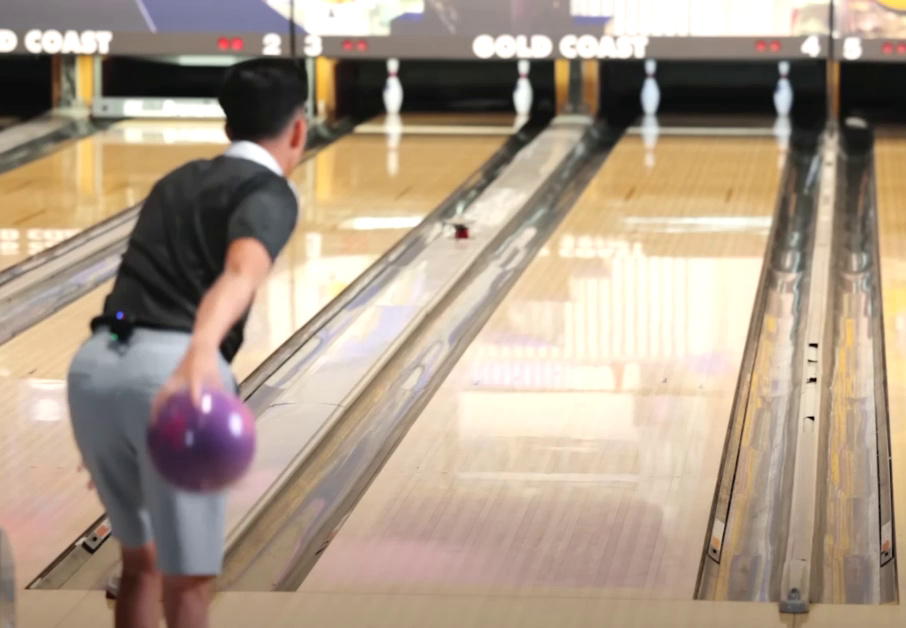
#> input picture frame 10 of data/Recording_1.mp4, 906 x 628 px, given in place of Recording_3_normal_speed.mp4, which was not available
$ jupyter execute lane_detection_test_bottom.ipynb   (text cells are left out)
#> lines starting #> are read from the running program, lines starting #| are printed output that depends on the picture; after the words box and inside, x2 and y2 are one past the last pixel; in counts of white or black regions, pixels touching at a corner belong together; pictures that were not available may be replaced by others from this repository, and a replacement may not be noted
[cell 1]
import cv2
from pathlib import Path
import numpy as np
from matplotlib import pyplot as plt
import math

[cell 2]
# Define the relative path to the video file
notebook_dir = Path().resolve()
project_root = notebook_dir.parent.parent
video_path = project_root / "data" / "recording_3" / "Recording_3_normal_speed.mp4"
video_path = str(video_path)

# Load the video
cap = cv2.VideoCapture(video_path)

# Check
print(
    f"Opened: {cap.isOpened()}, FPS: {cap.get(cv2.CAP_PROP_FPS)}, Total Frames: {cap.get(cv2.CAP_PROP_FRAME_COUNT)}"
)

[cell 3]
# Set frame position
cap.set(cv2.CAP_PROP_POS_FRAMES, 10)
ret, image_color = cap.read()
#> image_color is the input picture: shape (628, 906, 3); mean B, G, R 136.4, 154.4, 171.8
if not ret:
    print("Failed to read the frame")
    cap.release()
    exit()

# grayscale
image = cv2.cvtColor(image_color, cv2.COLOR_BGR2GRAY)
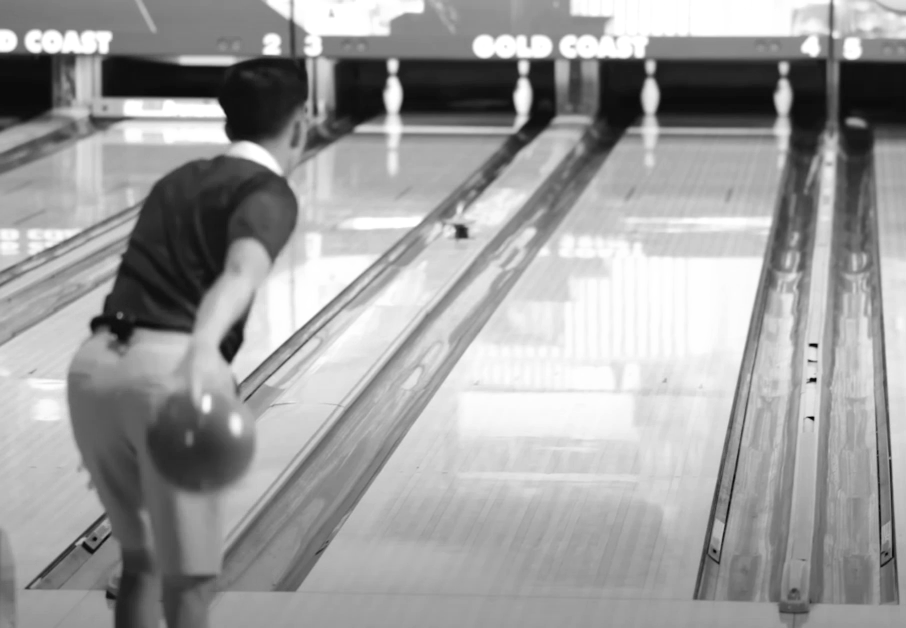
#> image: shape (628, 906); min 3, max 255, mean 157.5

# Show the image
plt.imshow(image, cmap="gray")
plt.title("Frame 100")
plt.xticks([]), plt.yticks([])
plt.show()

[cell 4]
limit_y = math.floor(3 / 4 * image.shape[0])
#> limit_y = 471
bottom_image = image[limit_y : image.shape[0], 0 : image.shape[1]]
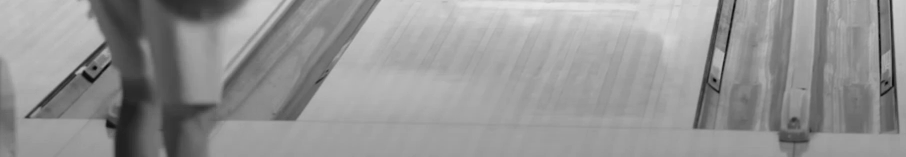
#> bottom_image: shape (157, 906); min 5, max 231, mean 148.4
plt.imshow(bottom_image, cmap="gray")

[cell 5]
# Compute Otsu's threshold
otsu_thresh, _ = cv2.threshold(
    bottom_image, 0, 255, cv2.THRESH_BINARY + cv2.THRESH_OTSU
)
#> otsu_thresh = 132

# Set lower and upper thresholds relative to Otsu's threshold
lower = 0.5 * otsu_thresh
#> lower = 66
upper = 1.5 * otsu_thresh
#> upper = 198

edges = cv2.Canny(bottom_image, lower, upper)
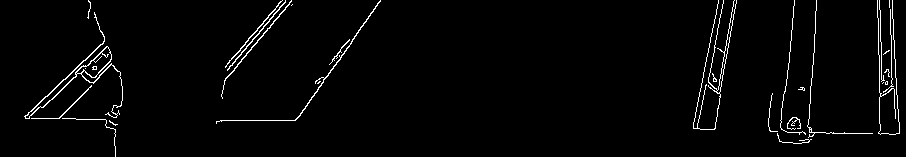
#> edges: shape (157, 906); 2.3% white in thin lines or dots

plt.imshow(edges, cmap="gray")
plt.title("Canny Edges")

[cell 6]
# Display the original image and the edge-detected image
plt.subplot(121), plt.imshow(bottom_image, cmap="gray")
plt.title("Original Image"), plt.xticks([]), plt.yticks([])
plt.subplot(122), plt.imshow(edges, cmap="gray")
plt.title("Edge Image"), plt.xticks([]), plt.yticks([])

plt.show()
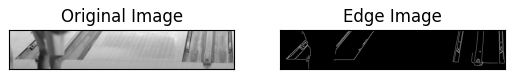
#> figure drawn by matplotlib, 2 panels

[cell 7]
# Use Hough Line Transform to detect lines in the edge-detected image
lines = cv2.HoughLines(edges, 1, np.pi / 180, 125)
#> lines = [[311, 0.611]]
lines_image_bottom = bottom_image.copy()
# Draw the lines on the original image
if lines is not None:
    for rho, theta in lines[:, 0]:
        a = np.cos(theta)
        b = np.sin(theta)
        x0 = a * rho
        y0 = b * rho
        x1 = int(x0 + 1000 * (-b))
        y1 = int(y0 + 1000 * (a))
        x2 = int(x0 - 1000 * (-b))
        y2 = int(y0 - 1000 * (a))
        cv2.line(lines_image_bottom, (x1, y1), (x2, y2), (255, 0, 0), 2)
#> this loop made 1 pass
#> (rho, theta, a, b, x0, y0, x1, y1) on pass 1: (311, 0.611, 0.819, 0.574, 254.8, 178.4, -318, 997)
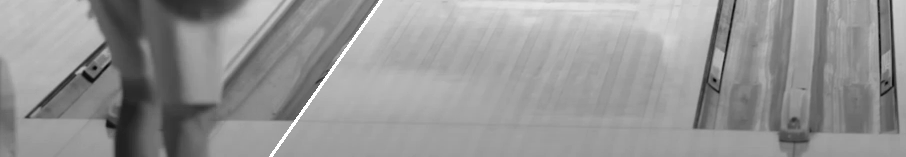
#> lines_image_bottom: shape (157, 906); 0.45% of pixels changed, all inside (x1, y1, x2, y2) = (269, 0, 383, 157)

# Display the original image with detected lines
plt.subplot(121), plt.imshow(lines_image_bottom, cmap="gray")
plt.title("Original Image with Lines"), plt.xticks([]), plt.yticks([])
plt.subplot(122), plt.imshow(edges, cmap="gray")
plt.title("Edge Image"), plt.xticks([]), plt.yticks([])

plt.show()

[cell 8]
# Tolleranza in radianti (5 gradi)
tolerance = np.deg2rad(5)
if lines is not None:
    # Filtra le linee orizzontali
    horizontal_lines = [
        line for line in lines if abs(line[0][1] - np.pi / 2) <= tolerance
    ]
#> horizontal_lines = []

    # potrebbe essere un opzione considerare solo le linee quasi orizzontali, ma con una inclinaizone opposta rispetto alle linee del campo
    # horizontal_lines = [line for line in lines if line[0][1] - np.pi/2 <= tolerance and line[0][1] - np.pi/2 >= 0] # inclinaizone \

    # Crea una copia dell'immagine originale per disegnare le linee
    original_with_lines = image.copy()

    # Disegna le linee orizzontali sull'immagine originale
    if horizontal_lines is not None:
        for line in horizontal_lines:
            rho, theta = line[0]
            a = np.cos(theta)
            b = np.sin(theta)
            x0 = a * rho
            y0 = b * rho
            x1 = int(x0 + 1000 * (-b))
            y1 = int(y0 + 1000 * (a))
            x2 = int(x0 - 1000 * (-b))
            y2 = int(y0 - 1000 * (a))
            cv2.line(
                original_with_lines,
                (x1, y1 + limit_y),
                (x2, y2 + limit_y),
                (255, 0, 0),
                2,
            )
#> this loop made 0 passes
    else:
        print("Error")

    # Visualizza l'immagine originale con le linee orizzontali
    plt.imshow(original_with_lines, cmap="gray")
    plt.title("Original Image with Horizontal Lines")
    plt.show()
    print(f"The size of horizontal_lines is: {len(horizontal_lines)}")
#| The size of horizontal_lines is: 0
else:
    print("No lines detected")

[cell 9]
# Compute Otsu's threshold
otsu_thresh, _ = cv2.threshold(image, 0, 255, cv2.THRESH_BINARY + cv2.THRESH_OTSU)
#> otsu_thresh = 134

# Set lower and upper thresholds relative to Otsu's threshold
lower = 0.5 * otsu_thresh
#> lower = 67
upper = 1.5 * otsu_thresh
#> upper = 201

edges = cv2.Canny(image, lower, upper)
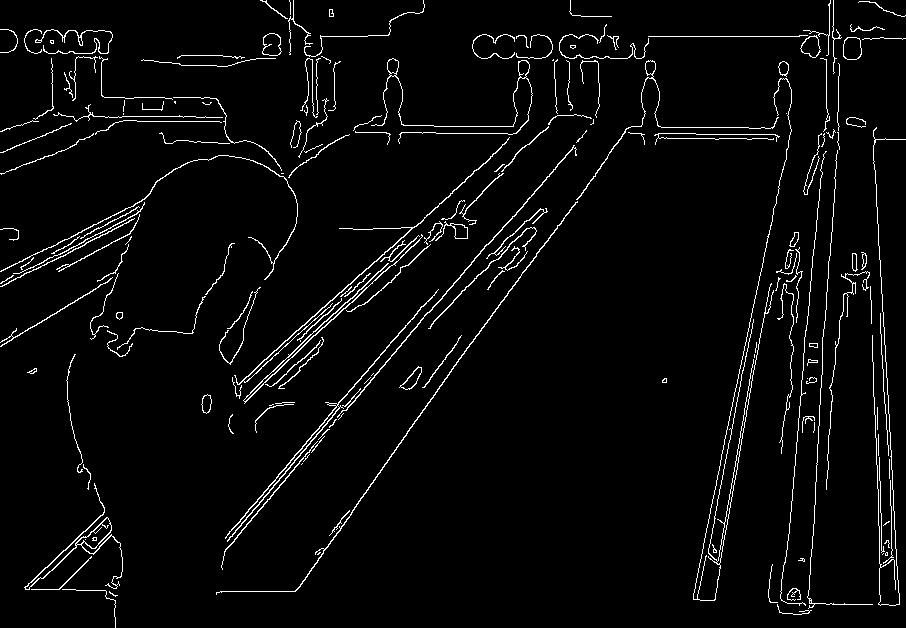
#> edges: shape (628, 906); 3.6% white in thin lines or dots

plt.imshow(edges, cmap="gray")
plt.title("Canny Edges")

[cell 10]
# Use Hough Line Transform to detect lines in the edge-detected image
lines = cv2.HoughLines(edges, 1, np.pi / 180, 180)
#> lines = 20 rows, first 8: [832, 0.0873], [529, 0.716], [583, 0.628], [800, 0.209], [36, 1.57], [457, 0.785], [445, 0.838], [-865, 3.09]
lines_image = image.copy()
# Draw the lines on the original image
if lines is not None:
    for rho, theta in lines[:, 0]:
        a = np.cos(theta)
        b = np.sin(theta)
        x0 = a * rho
        y0 = b * rho
        x1 = int(x0 + 1000 * (-b))
        y1 = int(y0 + 1000 * (a))
        x2 = int(x0 - 1000 * (-b))
        y2 = int(y0 - 1000 * (a))
        cv2.line(lines_image, (x1, y1), (x2, y2), (255, 0, 0), 2)
#> this loop made 20 passes
#> (rho, theta, a, b, x0, y0, x1, y1) on passes 1 to 12: (832, 0.0873, 0.996, 0.0872, 828.8, 72.51, 741, 1068), (529, 0.716, 0.755, 0.656, 399.2, 347.1, -256, 1101), (583, 0.628, 0.809, 0.588, 471.7, 342.7, -116, 1151), (800, 0.209, 0.978, 0.208, 782.5, 166.3, 574, 1144), (36, 1.57, -4.37e-08, 1, -1.57e-06, 36, -1000, 35), (457, 0.785, 0.707, 0.707, 323.1, 323.1, -383, 1030), (445, 0.838, 0.669, 0.743, 297.8, 330.7, -445, 999), (-865, 3.09, -0.999, 0.0523, 863.8, -45.27, 811, -1043), (581, 0.611, 0.819, 0.574, 475.9, 333.2, -97, 1152), (526, 0.733, 0.743, 0.669, 390.9, 352, -278, 1095), (457, 0.82, 0.682, 0.731, 311.7, 334.2, -419, 1016), (459, 0.838, 0.669, 0.743, 307.1, 341.1, -436, 1010)
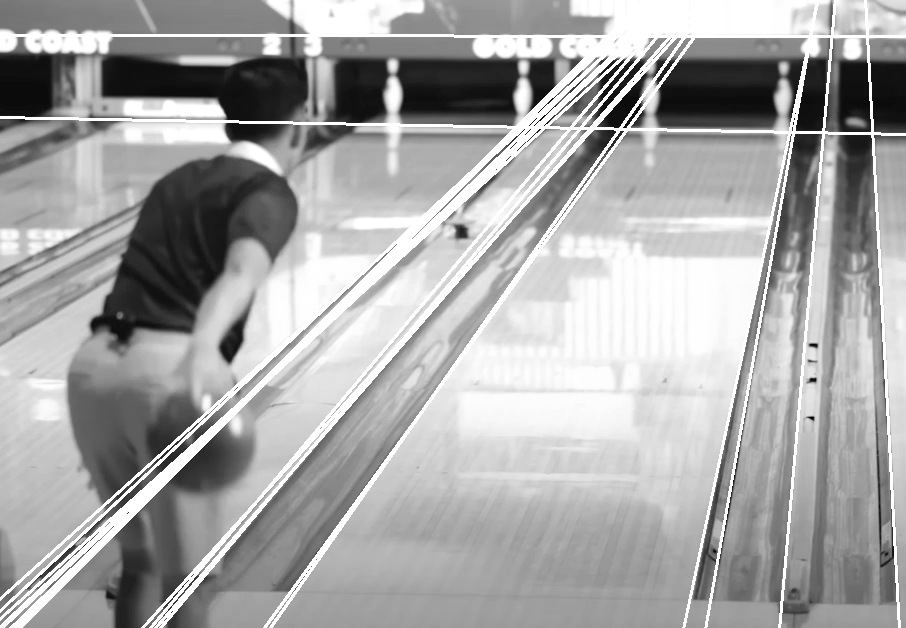
#> lines_image: shape (628, 906); 7.06% of pixels changed, all inside (x1, y1, x2, y2) = (0, 0, 906, 628)

# Display the original image with detected lines
plt.subplot(121), plt.imshow(lines_image, cmap="gray")
plt.title("Original Image with Lines"), plt.xticks([]), plt.yticks([])
plt.subplot(122), plt.imshow(edges, cmap="gray")
plt.title("Edge Image"), plt.xticks([]), plt.yticks([])

plt.show()

[cell 11]
# Tolleranza in radianti (20 gradi)
vertical_tolerance = np.deg2rad(20)

if lines is not None:
    # Filtra le linee verticali
    vertical_lines = [
        line
        for line in lines
        if abs(line[0][1]) <= vertical_tolerance
        or abs(line[0][1] - np.pi) <= vertical_tolerance
    ]
#> vertical_lines = [[[832, 0.0873]], [[800, 0.209]], [[-865, 3.09]], [[804, 0.175]]]

    # Crea una copia dell'immagine originale per disegnare le linee
    original_with_vertical_lines = image.copy()

    # Disegna le linee verticali sull'immagine originale
    if vertical_lines is not None:
        for line in vertical_lines:
            rho, theta = line[0]
            a = np.cos(theta)
            b = np.sin(theta)
            x0 = a * rho
            y0 = b * rho
            x1 = int(x0 + 1000 * (-b))
            y1 = int(y0 + 1000 * (a))
            x2 = int(x0 - 1000 * (-b))
            y2 = int(y0 - 1000 * (a))
            cv2.line(original_with_vertical_lines, (x1, y1), (x2, y2), (255, 0, 0), 2)
#> this loop made 4 passes
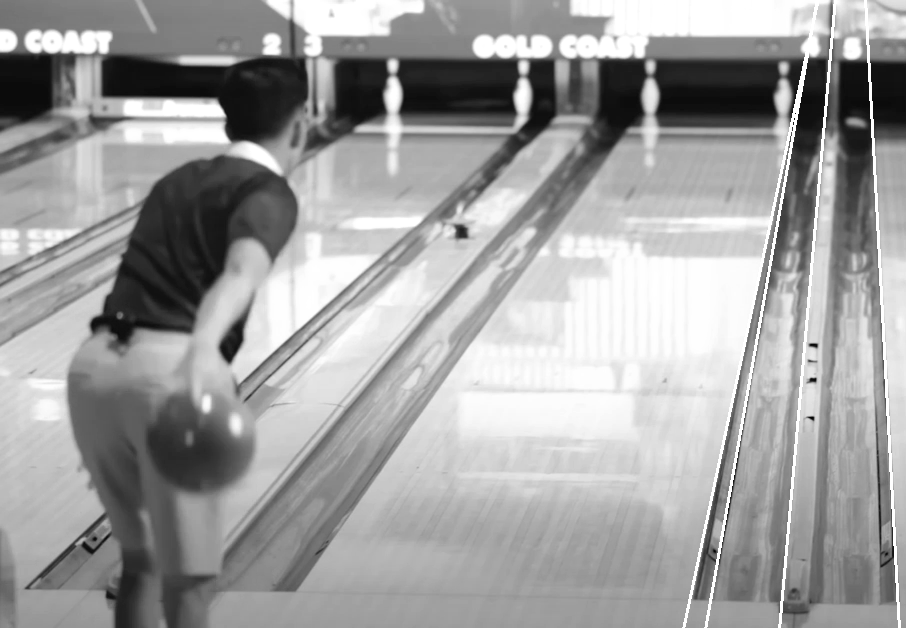
#> original_with_vertical_lines: shape (628, 906); 1.29% of pixels changed, all inside (x1, y1, x2, y2) = (682, 0, 901, 628)
    else:
        print("Error")

    # Visualizza l'immagine originale con le linee verticali
    plt.imshow(original_with_vertical_lines, cmap="gray")
    plt.title("Original Image with Vertical Lines")
    plt.show()
    print(f"The size of vertical_lines is: {len(vertical_lines)}")
#| The size of vertical_lines is: 4
else:
    print("No lines detected")
